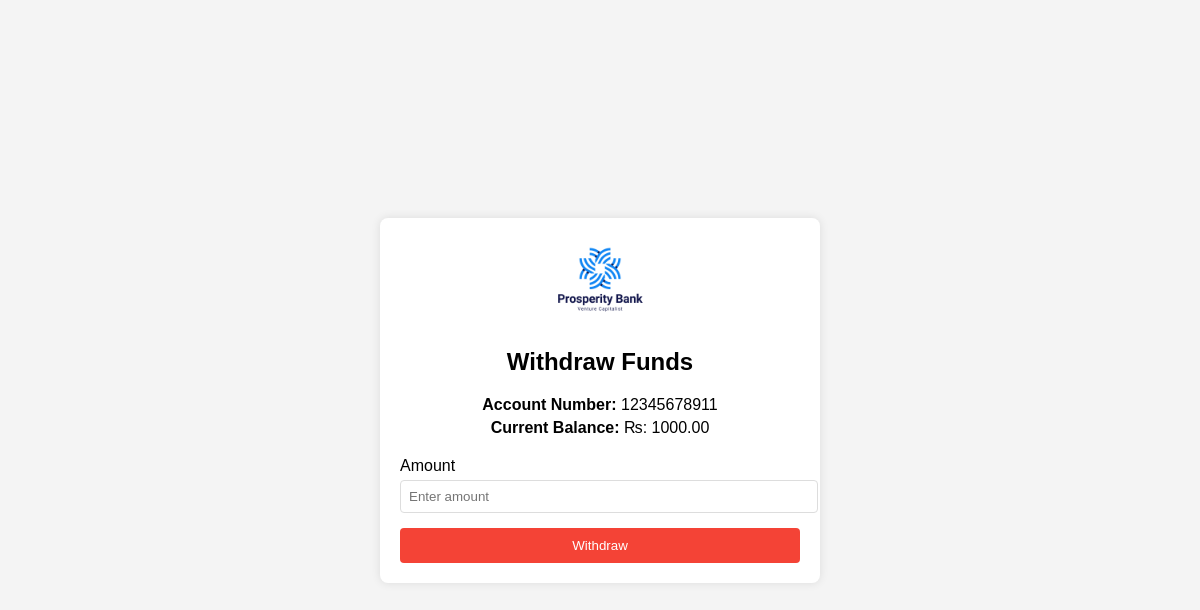
/withdrawal/1, run on an earlier commit of the app's database.
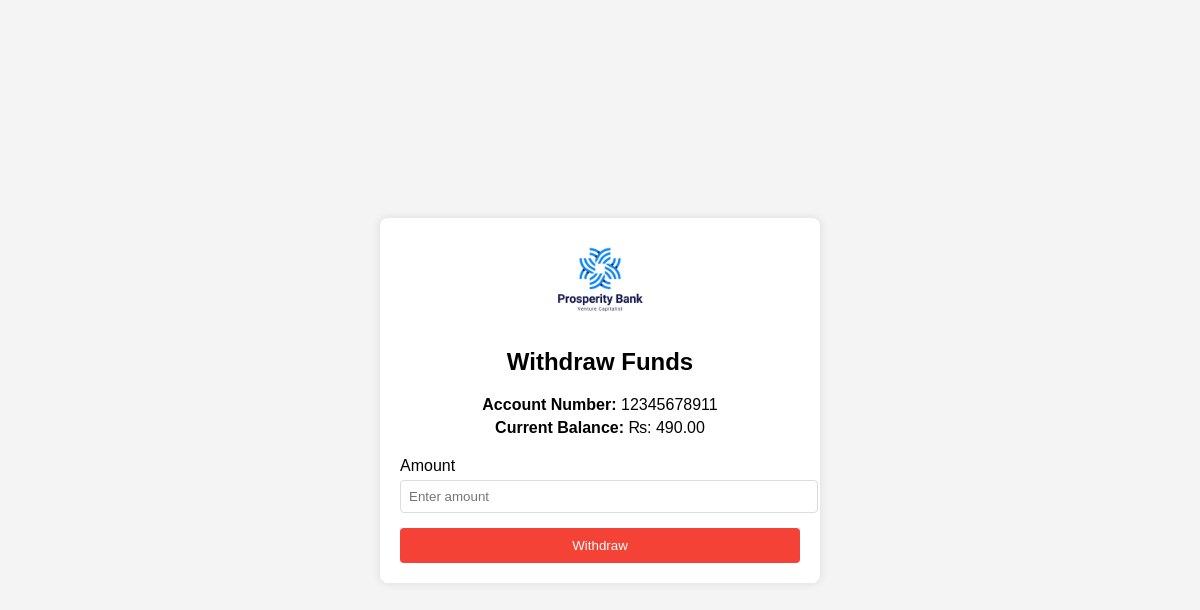
And on a later commit of the database.
### atm/models.py (models this page shows, shortened)
class Account(models.Model):
    first_name = models.CharField(max_length=50)
    middle_name = models.CharField(max_length=50)
    last_name = models.CharField(max_length=50)
    phone_number = models.PositiveBigIntegerField()
    email_id = models.EmailField(null=True, blank=True)
    account_number = models.BigIntegerField(unique = True, editable=False)
    encrypted_pin = models.CharField(max_length=255)
    balance = models.DecimalField(max_digits=10,decimal_places=2,default=0.00)
    otp = models.CharField(max_length=4, blank=True, null=True)
    otp_created_at = models.DateTimeField(blank=True, null=True)

### atm/views.py (the view, shortened to what this page needs)
# urls.py: path('withdrawal/<int:pk>',views.withdrawal,name='withdrawal'),
def withdrawal(request,pk):
    account = Account.objects.get(id = pk)
    context = {
        'data' : account
    }
    return render(request,'withdrawal.html',context)

### atm/templates/withdrawal.html (shortened to what this page needs)
<!DOCTYPE html>
{% load static %}
<html lang="en">
<head>
    <link rel="stylesheet" href="{% static 'CSS/withdrawal.css' %}">
</head>
<body>
    <div class="container">
        <header>
            <img src="{% static 'images/Wardiere Inc..png' %}" alt="Bank Logo" class="logo">
            <h2>Withdraw Funds</h2>
        </header>
        <div class="account-info">
            <p><strong>Account Number:</strong> {{data.account_number}}</p>
            <p><strong>Current Balance:</strong> ₨: <span id="balance">{{data.balance}}</span></p>
        </div>
        <form id="withdrawalForm" method="POST">
            <div class="form-group">
                <label for="amount">Amount</label>
                <input type="number" id="amount" name="amount" required placeholder="Enter amount">
            </div>
            <input type="submit" value="Withdraw">
        </form>
    </div>
</body>
</html>

What changed in the data, as far as the page shows it:
changed Account: balance "1000.00" → "490.00"
